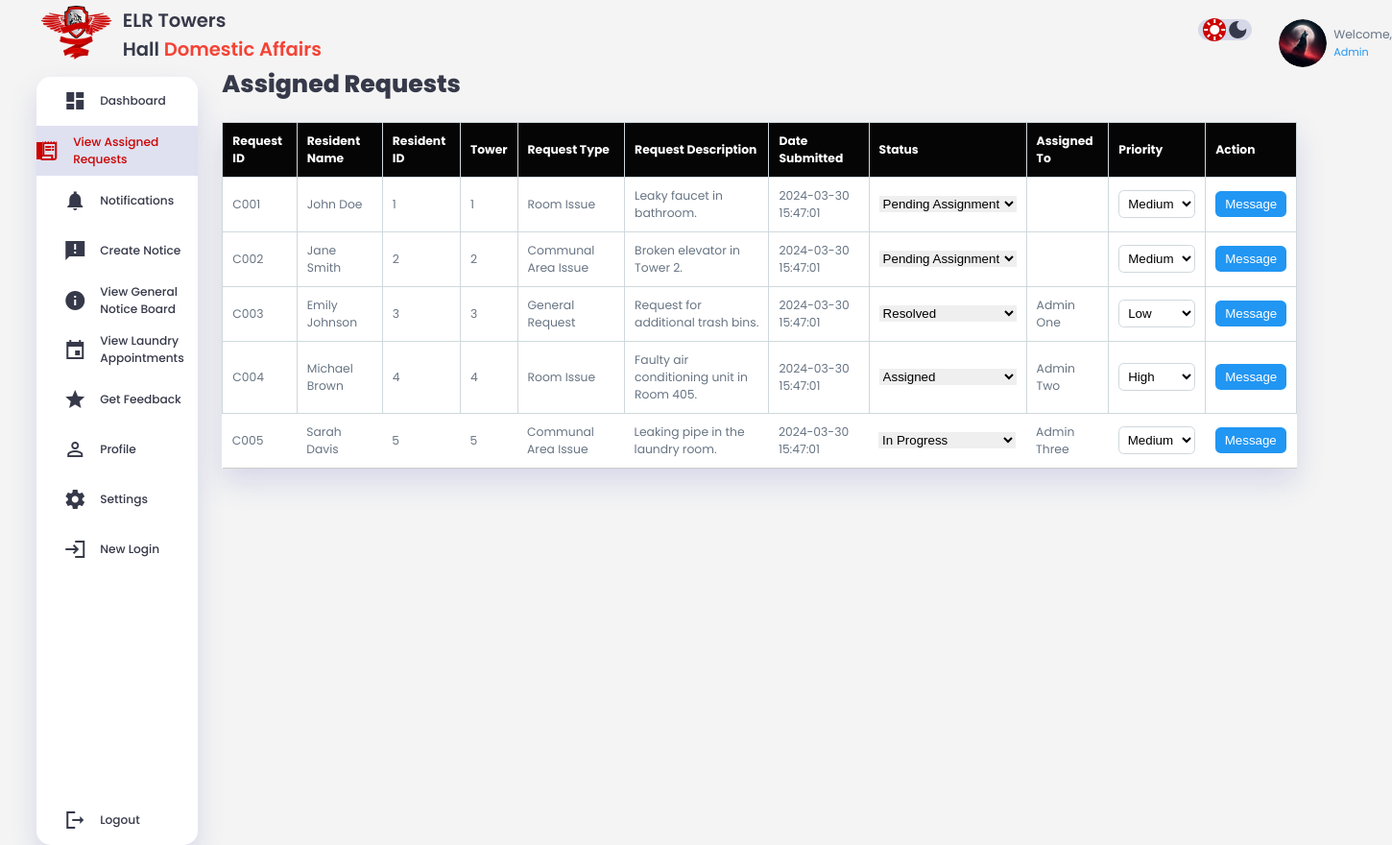
Screenshot of /requests.php with the database file from the repository.
### tables this page shows
CREATE TABLE complaints (
    id INT AUTO_INCREMENT,
    complaint_id VARCHAR(255) NOT NULL,
    complaint_type ENUM('Room Issue', 'Communal Area Issue', 'General Request') NOT NULL,
    complaint_body TEXT NOT NULL DEFAULT '',
    date_submitted DATETIME NOT NULL DEFAULT CURRENT_TIMESTAMP,
    status ENUM('Resolved', 'Pending Assignment', 'Assigned', 'In Progress') NOT NULL,
    priority ENUM('Low', 'Medium', 'High') NOT NULL DEFAULT 'Medium',
    assigned_to VARCHAR(255) NOT NULL,
    tower ENUM('1', '2', '3', '4', '5') NOT NULL,
    PRIMARY KEY (id)
);

### requests.php (the view, shortened to what this page needs)
<!DOCTYPE html>
<html lang="en">
<head>
    <link rel="stylesheet" href="adminstyles.css">
</head>
<body>
<div class="container">
    <?php include 'adm_sidebar.php';?>
    <main class="main-content">
        <h1>Assigned Requests</h1>
        <table class="requests-table">
            <thead>
            <tr>
                <th>Request ID</th>
                <th>Resident Name</th>
                <th>Resident ID</th>
                <th>Tower</th>
                <th>Request Type</th>
                <th>Request Description</th>
                <th>Date Submitted</th>
                <th>Status</th>
                <th>Assigned To</th>
                <th>Priority</th>
                <th>Action</th>
            </tr>
            </thead>
            <tbody>
            <?php
            $host = 'localhost';
            $username = "root";
            $password = "";
            $dbname = 'elrdaas';
            try {
                $conn = new PDO("mysql:host=$host;dbname=$dbname;charset=utf8mb4", $username, $password);
                $conn->setAttribute(PDO::ATTR_ERRMODE, PDO::ERRMODE_EXCEPTION);
            } catch(PDOException $e) {
                echo "Connection failed: " . $e->getMessage();
            }
            $sql = "SELECT * FROM complaints";
            $complaints = $conn->query($sql);
            while ($row = $complaints->fetch(PDO::FETCH_ASSOC)) {
                echo "<tr>
                            <td>".$row["complaint_id"]."</td>
                            <td>". $row["first_name"],' ',$row["last_name"]."</td>
                            <td>".$row["resident_id"]."</td>
                            <td>".$row["tower"]."</td>
                            <td>".$row["complaint_type"]."</td>
                            <td>".$row["complaint_body"]."</td>
                            <td>".$row["date_submitted"]."</td>
                            <td>
                            <select class='status-select' name='status' onchange='saveChanges(this, \"".$row["id"]."\")'>
                            <option value='Pending Assignment' ".($row["status"] == 'Pending Assignment' ? 'selected' : '').">Pending Assignment</option>
                            <option value='Assigned' ".($row["status"] == 'Assigned' ? 'selected' : '').">Assigned</option>
                            <option value='In Progress' ".($row["status"] == 'In Progress' ? 'selected' : '').">In Progress</option>
                            <option value='Resolved' ".($row["status"] == 'Resolved' ? 'selected' : '').">Resolved</option>
                        </select>
                            </td>
                            <td>".$row["assigned_to"]."</td>
                            <td>
                            <select class='priority-select' name='priority' onchange='savePriorityChange(".$row["id"].", this.value)'>
                            <option value='Low' ".($row["priority"] == 'Low' ? 'selected' : '').">Low</option>
                            <option value='Medium' ".($row["priority"] == 'Medium' ? 'selected' : '').">Medium</option>
                            <option value='High' ".($row["priority"] == 'High' ? 'selected' : '').">High</option>
                        </select>
                            </td>
                            <td>
                                <button class='message-btn' onclick='openMessageModal(\"".$row["complaint_id"]."\")'>Message</button>
                            </td>
                        </tr>";
            }
            ?>
            </tbody>
        </table>
    </main>
<?php include 'adm_right_section.php';?>
</div>
</div>
</body>
</html>

### adminstyles.css (style rules this page uses)
:root { --primary-color: rgb(203, 2, 0); --secondary-color: #050505; --tertiary-color: grey; --dark-color: #363949; --light-color:rgba(80, 91, 176, 0.18); --dark-color-variant: #677483; --background-color: #f4f4f4; --white-color: #ffff; --danger-color: #f44336; --success-color: #417c43; --warning-color: #ff9800; --info-color: #2196f3; --border-color: #cfd8dc; --card-border-radius: 2rem; --border-radius-1: 0.4rem; --border-radius-2: 1.6rem; --card-padding: 1.5rem; --padding-1: 1.2rem; --box-shadow: 0 1rem 2rem var(--light-color); }
* { margin: 0; padding: 0; outline:0; appearance: 0; border: 0; box-sizing: border-box; text-decoration:none; }
html { font-size: 14px; scroll-behavior: smooth; }
body { width:120vw; height:100vh; font-family: 'Poppins', sans-serif; font-size: 0.88rem; user-select: none; overflow-x: hidden; color: var(--dark-color); background-color: var(--background-color); }
h1 { font-size: 1.8rem; font-weight: 800; }
.container { display:grid; width:96%; margin: 0 auto; gap:1.8rem; grid-template-columns: 12rem 80rem auto }
main { top: 3.5rem; position: relative; margin-top: 1.4rem; }
main table tbody td { height: 2.8rem; border-bottom: 1px solid var(--light-color); color: var(--dark-color-variant); }
main table tbody tr:last-child td { border: none; }
.requests-table { width: 100%; border-collapse: collapse; margin-top: 20px; background-color: var(--white-color); color: var(--dark-color); box-shadow: var(--box-shadow); }
.requests-table th, .requests-table td { padding: 10px; border: 1px solid var(--border-color); text-align: left; }
.requests-table th { background-color: var(--secondary-color); color: var(--white-color); }
.priority-select { padding: 5px; border-radius: var(--border-radius-1); border: 1px solid var(--border-color); background-color: var(--white-color); }
.message-btn { background-color: var(--info-color); color: var(--white-color); padding: 6px 10px; border: none; border-radius: var(--border-radius-1); cursor: pointer; }

### requests.php (style rules this page uses)
.requests-table tbody tr:last-child td { border-bottom: 1px solid #ccc; }

### rows the page displays
complaints: complaint "C001", first_name "John", last_name "Doe", resident "1", tower "1", complaint_type "Room Issue", complaint_body "Leaky faucet in bathroom.", date_submitted "2024-03-30 15:47:01", status "Pending Assignment", priority "Medium"
complaints: complaint "C002", first_name "Jane", last_name "Smith", resident "2", tower "2", complaint_type "Communal Area Issue", complaint_body "Broken elevator in Tower 2.", date_submitted "2024-03-30 15:47:01", status "Pending Assignment", priority "Medium"
complaints: complaint "C003", first_name "Emily", last_name "Johnson", resident "3", tower "3", complaint_type "General Request", complaint_body "Request for additional trash bins.", date_submitted "2024-03-30 15:47:01", status "Resolved", assigned_to "Admin One", priority "Low"
complaints: complaint "C004", first_name "Michael", last_name "Brown", resident "4", tower "4", complaint_type "Room Issue", complaint_body "Faulty air conditioning unit in Room 405.", date_submitted "2024-03-30 15:47:01", status "Assigned", assigned_to "Admin Two", priority "High"
complaints: complaint "C005", first_name "Sarah", last_name "Davis", resident "5", tower "5", complaint_type "Communal Area Issue", complaint_body "Leaking pipe in the laundry room.", date_submitted "2024-03-30 15:47:01", status "In Progress", assigned_to "Admin Three", priority "Medium"
